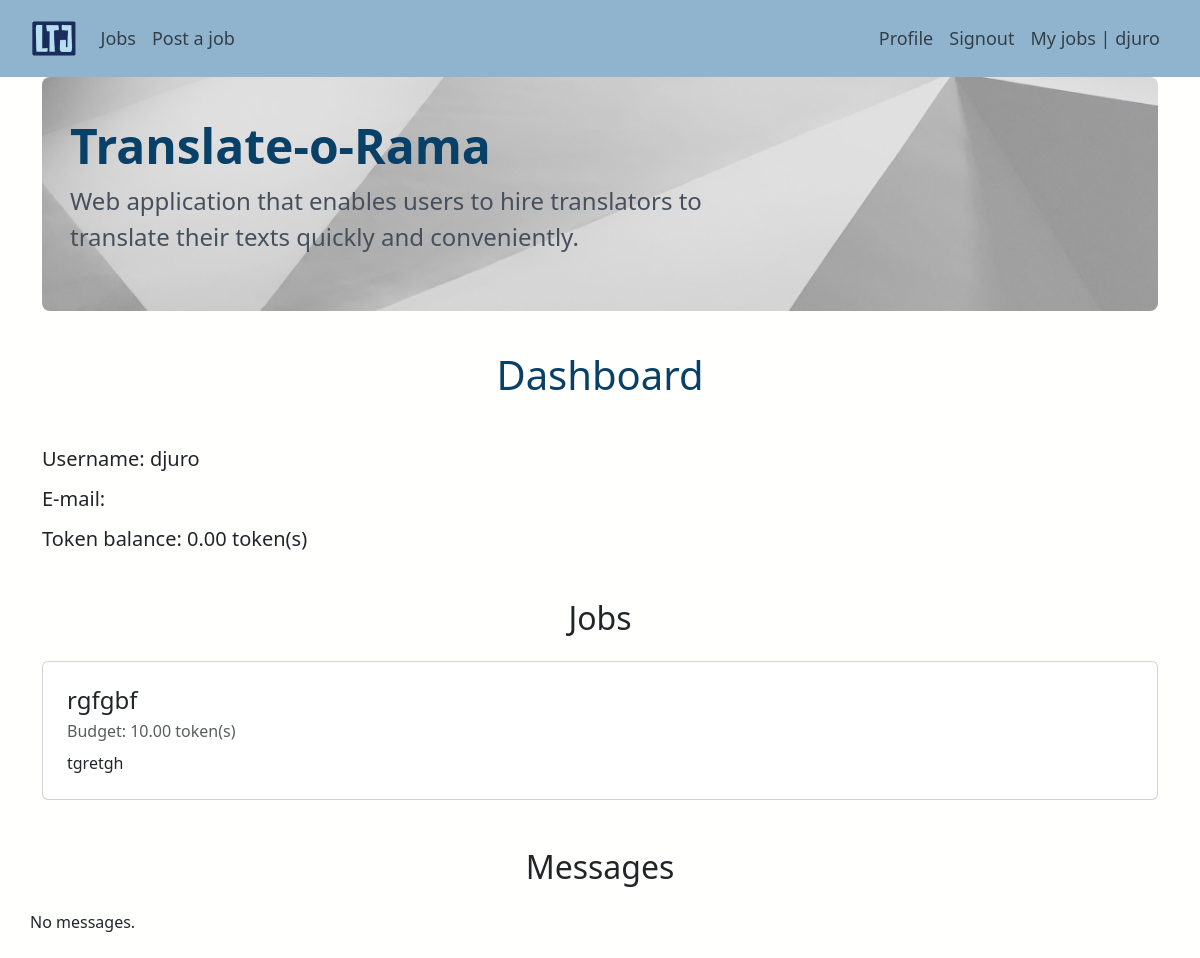
Page /dashboard (signed in) on the earlier database version.
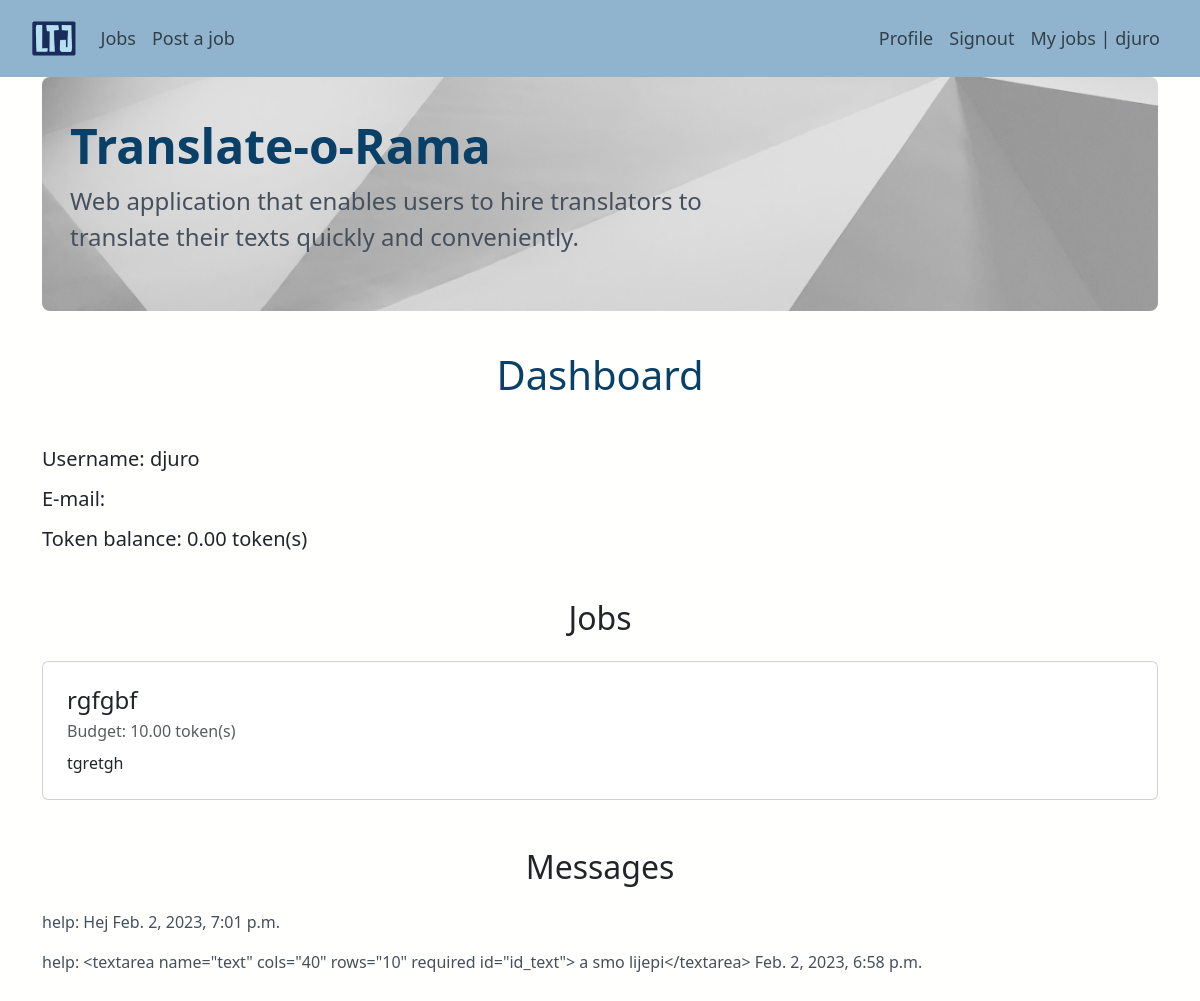
Same page on the later database version.
### app/models.py (models this page shows, shortened)
class UserProfile(models.Model):
    user = models.OneToOneField(User, on_delete=models.CASCADE)
    token_balance = models.DecimalField(default=0.0, max_digits=5, decimal_places=2)

class Job(models.Model):
    user = models.ForeignKey(User, on_delete=models.CASCADE)
    title = models.TextField(blank=False, unique=True)
    description = models.TextField(blank=False)
    source_language = models.TextField(blank=False)
    target_language = models.TextField(blank=False)
    job_field = models.CharField(
        max_length=4,
        choices=JobField.JOB_CHOICES,
        default=JobField.LITERATURE,
    )
    budget = models.DecimalField(max_digits=10, decimal_places=2, default=0.0)
    text = models.TextField(blank=False)
    is_assigned = models.BooleanField(default=False)
    is_completed = models.BooleanField(default=False)

class Message(models.Model):
    from_user = models.ForeignKey(
        User, on_delete=models.CASCADE, related_name="from_user_message_set"
    )
    to_user = models.ForeignKey(
        User, on_delete=models.CASCADE, related_name="to_user_message_set"
    )
    job = models.ForeignKey(Job, on_delete=models.CASCADE)
    text = models.TextField()
    send_date = models.DateTimeField(default=datetime.datetime.now)

### app/views.py (the view)
# urls.py: path("dashboard", views.dashboard, name="dashboard"),
def dashboard(request):
    user = request.user
    jobs = Job.objects.filter(user=user)
    messages = Message.objects.filter(to_user=user).order_by("send_date").reverse()
    context = {
        "user": user,
        "jobs": jobs,
        "messages": messages,
    }
    return render(request, "app/dashboard.html", context)

### app/templates/app/dashboard.html
{% extends 'app/base.html' %}
{% block content %}
  <div class="row">
    <div class="col-md-12">
      <h1 class="text-center mt-3 mb-5">Dashboard</h1>
    </div>
  </div>
  <h5 class="mb-3">Username: {{ user.username }}</h5>
  <h5 class="mb-3">E-mail: {{ user.email }}</h5>
  <h5 class="mb-3">Token balance: {{ user.userprofile.token_balance }} token(s)</h5>
  <h2 class="text-center mt-5">Jobs</h2>
  <div class="mb-5">
    {% for job in jobs %}
      {% include 'includes/job_card.html' with job=job %}
    {% empty %}
      <div class="row">
        No jobs posted.
      </div>
    {% endfor %}
  </div>
  <h2 class="text-center mt-5 mb-4">Messages</h2>
  <div class="mb-4">
    {% for message in messages %}
      <div class="row">
        <p>{{ message.from_user }}: {{ message.text }} {{ message.send_date }}</p>
      </div>
    {% empty %}
      <div class="row">
        No messages.
      </div>
    {% endfor %}
  </div>
{% endblock content %}

### app/templates/app/base.html (shortened to what this page needs)
<!DOCTYPE html>
{% load static %}
<html>
  <head>
    <link href="https://cdn.jsdelivr.net/npm/bootstrap@5.3.0-alpha1/dist/css/bootstrap.min.css" rel="stylesheet">
    <link rel="stylesheet" href="{% static 'app/css/base.css' %}">
  </head>
  <body>
    <nav class="navbar navbar-expand-lg">
        <div class="container-fluid  p-2 ms-4 me-4">
            <a class="navbar-brand" href="{% url 'home_path' %}"><img class="logo" src="../../static/app/images/p-logo.webp"></a>
            <div class="collapse navbar-collapse" id="navbarText">
              {% if user.is_authenticated %}
                <ul class="navbar-nav me-auto mb-2 mb-lg-0">
                    <li class="nav-item">
                    <a class="nav-link" aria-current="page" href="{% url 'app:jobs' %}">Jobs</a>
                    </li>
                    <li class="nav-item">
                    <a class="nav-link" href="{% url 'app:post_job' %}">Post a job</a>
                    </li>
                </ul>
                <ul class="navbar-nav ms-auto mb-2 mb-lg-0">
                    <li class="nav-item">
                      <a class="nav-link" href="{% url 'app:profile' %}">Profile</a>
                    </li>
                    <li class="nav-item">
                      <a class="nav-link" href="{% url 'logout' %}"> Signout</a>
                    </li>
                    <li class="nav-item">
                      <a class="nav-link" href="{% url 'app:dashboard' %}"> My jobs | {{user.username}}</a>
                    </li>
              {% endif %}
            </ul>
          </div>
        </div>
    </nav>
    <div class="content container">
      <div class="row">
        <div class="col-md-12">
            <div class="p-3 mb-4 rounded-3  jumbotron-container">
                <div class="container-fluid py-4">
                    <h1 class="display-5 fw-bold">Translate-o-Rama</h1>
                    <p class="col-md-8 fs-4">Web application that enables users to hire translators to translate their texts quickly and conveniently.</p>
                </div>
            </div>
        </div>
      </div>
      <div class="row">
        <div class="col-md-12">
          {% block content %}
          {% endblock %}
        </div>
      </div>
    </div>
  </body>
</html>

### app/templates/includes/job_card.html
<div class="card my-4">
  <div class="card-body m-2">
    <h4 class="card-title">{{ job.title }}</h4>
    <div class="card-subtitle mb-2 text-muted">Budget: {{ job.budget }} token(s)</div>
    <div class="card-text">{{ job.description }}</div>
  </div>
</div>

### app/static/app/css/base.css (style rules this page uses)
body { background-color: #fffffe; }
h1 { color: #094067; }
p { color: #46505C; }
nav { background-color: #90b4ce; color: #2A3139; }
.nav-link { font-size: 18px !important; }
.jumbotron-container { background-image: url("../images/background2.jpg"); background-size: cover; }
.logo { max-height: 35px; }

Differences in the rows shown:
added Message: from_user "help", text "Hej", send_date "Feb. 2, 2023, 7:01 p.m."
added Message: from_user "help", text "<textarea name=\"text\" cols=\"40\" rows=\"10\" required id=\"id_text\"> a smo lijepi</textarea>", send_date "Feb. 2, 2023, 6:58 p.m."
Other differences:
text no longer shown: "No messages."
